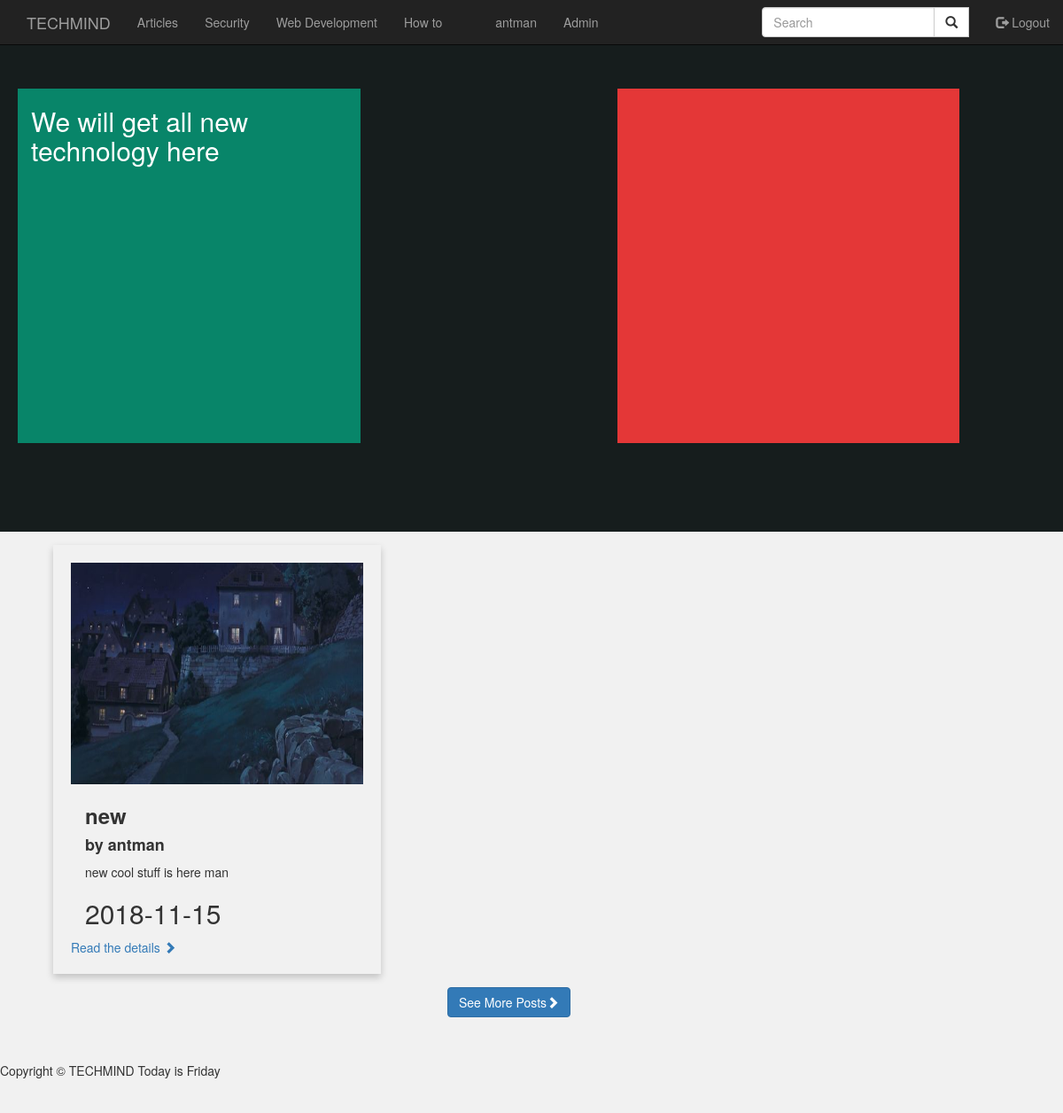
Page /home.php (signed in) on the committed database.
### tables this page shows
CREATE TABLE IF NOT EXISTS `posts` (
  `id` int(3) NOT NULL AUTO_INCREMENT,
  `post_category_id` int(3) NOT NULL,
  `post_title` varchar(255) DEFAULT NULL,
  `post_autor` varchar(255) DEFAULT NULL,
  `post_date` date DEFAULT NULL,
  `post_image` text,
  `post_content` text,
  `post_tags` varchar(255) DEFAULT NULL,
  `post_comment_count` varchar(255) DEFAULT NULL,
  `post_status` varchar(255) DEFAULT NULL,
  `admin_name` varchar(255) DEFAULT NULL,
  `num_of_likes` varchar(255) DEFAULT '',
  `like_status` varchar(255) DEFAULT '',
  `post_hour` varchar(255) NOT NULL,
  PRIMARY KEY (`id`)
);

### home.php (the view, shortened to what this page needs)
<?php include "includes/header.php"?>
<?php include "includes/nav.php"?>
<section class="main_section">
  <div class="col-md-4" style="background: #088569; height:400px;">
     <h2 style=""> We will get all new technology here </h2>
  </div>
  <div class="col-md-4 col-xs-offset-3" style="background: #E43737; height:400px;">
  </div>
</section>
<div class="container">
<section class="col-lg-12">
  <?php
      $query = "SELECT * FROM posts  LIMIT 6  ";
    $result = mysqli_query($conn, $query);
    while ($row = mysqli_fetch_assoc($result)) {
        $post_id = $row['id'];
        $post_title = $row['post_title'];
        $post_author = $row['post_autor'];
        $post_date = $row['post_date'];
        $post_image = $row['post_image'];
         $post_content = substr($row['post_content'], 0, 100);
  echo "<div class='card col-md-4' >";
  echo "<img class='img-responsive' src='$post_image' alt='Avatar' style='width:100%; height:250px;'>";
  echo "<div class='container2'>";
   echo " <h3><b>$post_title</b></h3> ";
   echo " <h4><b>by $post_author</b></h4> ";
    echo "<p>$post_content</p> ";
    echo "<h2>$post_date</h2>";
 echo " </div>";
 echo "<a class='text-center' href='post.php?get_id=$post_id'> Read the details <span class='glyphicon glyphicon-chevron-right'> </span> </a>";
echo "</div>";
  }
  ?>
</section>
<br>
<div>
<a class='btn btn-primary text-center col-xs-offset-5' href='index.php'> See More  Posts<span class='glyphicon glyphicon-chevron-right'> </span> </a>
</div>
</div>
<?php include "includes/footer.php"?>

### css/blog-home.css (style rules this page uses)
body { padding-top: 70px; }

### includes/header.php (style rules this page uses)
body { background-color: #f1f1f1!important; }

### home.php (style rules this page uses)
.main_section { background-color: #161D1D; margin: 0; padding: 20px; padding-top: 100px; height: 600px; color:white; display: block; box-sizing: inherit; margin-top: -70px; }
.card { box-shadow: 0 4px 8px 0 rgba(0,0,0,0.2); transition: 0.3s; margin: 15px; padding: 20px; }
.container2 { padding: 2px 16px; }

### rows in the picture
posts: post_image (picture), post_title "new", post_autor "antman", post_content "new cool stuff is here man", post_date "2018-11-15"

### other values in the picture
$usernameSS "antman"
